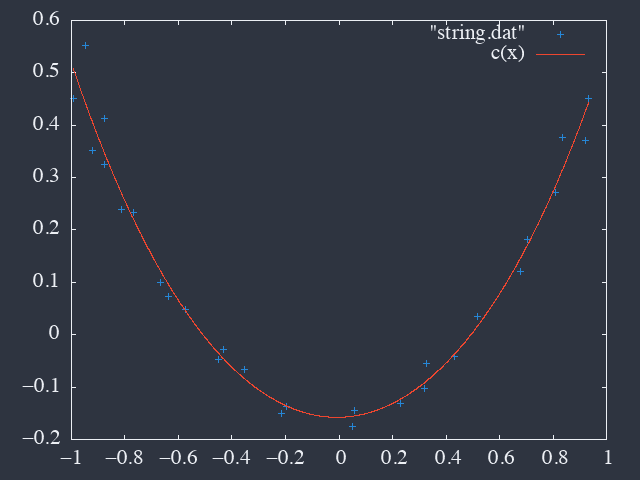

Here is the gnuplot script that generated this plot:
x0 = -0.01
y0 = -0.2
a = 0.8

c(x) = a*(cosh((x-x0)/a)-1)+y0

set fit errorvariables
fit c(x) "string.dat" using 1:2 via x0, y0, a

set terminal dumb ansi256
plot "string.dat", c(x)

call '../../scripts/set-png.gp' 'string.png'

print "a = ", a, " +/- ", a_err
